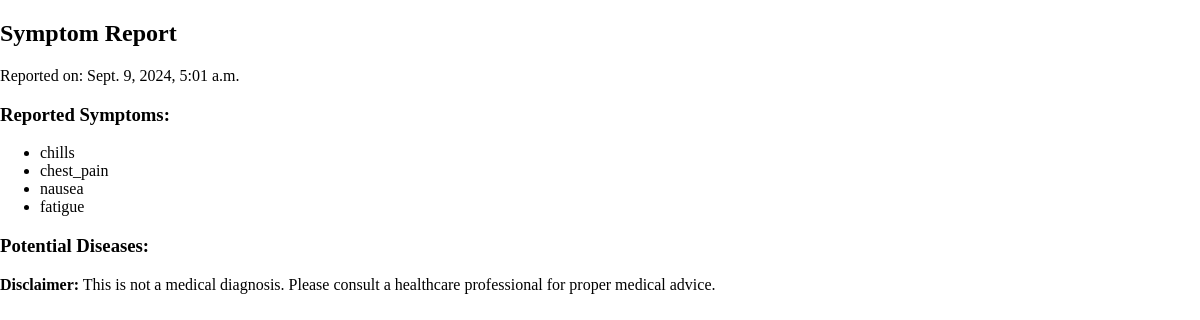
The app's page /view-report/117/ (signed in) with its own data.
### health_app/models.py (models this page shows, shortened)
class UserSymptomReport(models.Model):
    user = models.ForeignKey(settings.AUTH_USER_MODEL, on_delete=models.CASCADE)
    symptoms = models.ManyToManyField(Symptom)
    timestamp = models.DateTimeField(auto_now_add=True)

class Symptom(models.Model):
    name = models.CharField(max_length=100, unique=True)

### health_app/views.py (the view)
# urls.py: path('view-report/<int:report_id>/', views.view_report, name='view_report'),
@login_required
def view_report(request, report_id):
    report = get_object_or_404(UserSymptomReport, id=report_id)
    symptoms = report.symptoms.all()
    symptom_names = [symptom.name.strip() for symptom in symptoms]
    try:
        symptom_vector = [1 if name in symptom_names else 0 for name in symptom_names]  # Adjust this line as necessary
        predicted_disease = make_prediction(symptom_vector)
    except Exception as e:
        return render(request, 'error.html', {'message': str(e)})
    return render(request, 'view_report.html', {
        'report': report,
        'predicted_disease': predicted_disease
    })

### health_app/views.py (called while the page is built, shortened)
def make_prediction(symptom_vector):
    global model, scaler, label_encoder
    if model is None:
        load_model()  # Ensure the model is loaded
    if len(symptom_vector) != 132:
        print(f"Error: Symptom vector has {len(symptom_vector)} features instead of 132.")
        return None

### health_app/templates/view_report.html (shortened to what this page needs)
{% extends 'base.html' %}
{% block content %}
  <h2>Symptom Report</h2>
  <p>Reported on: {{ report.timestamp }}</p>
  <h3>Reported Symptoms:</h3>
  <ul>
    {% for symptom in report.symptoms.all %}
      <li>{{ symptom.name }}</li>
    {% endfor %}
  </ul>
  <h3>Potential Diseases:</h3>
  <p><strong>Disclaimer:</strong> This is not a medical diagnosis. Please consult a healthcare professional for proper medical advice.</p>
{% endblock %}

### health_app/static/css/base.css (style rules this page uses)
body { margin: 0; padding: 0; min-height: 100vh; display: flex; flex-direction: column; }

### records on screen
UserSymptomReport: timestamp "Sept. 9, 2024, 5:01 a.m."
Symptom: name "chills"
Symptom: name "chest_pain"
Symptom: name "nausea"
Symptom: name "fatigue"
